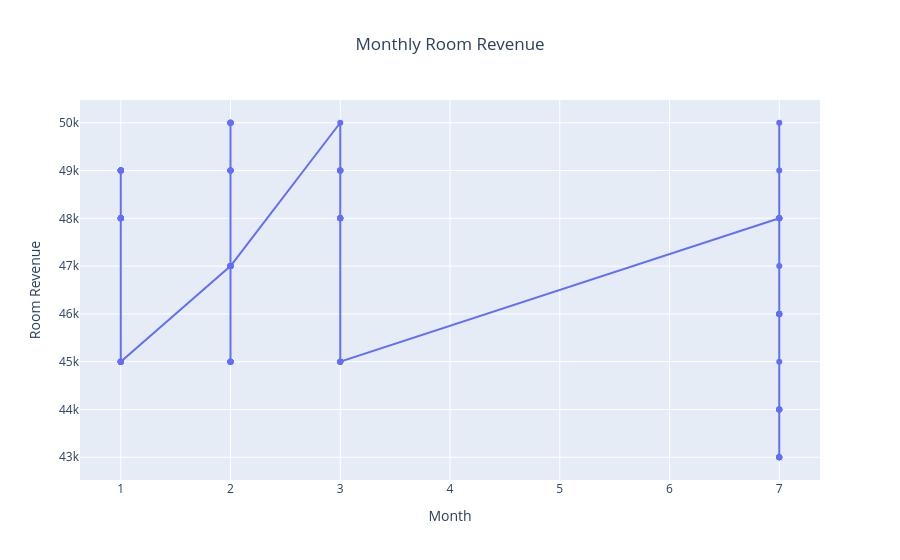

Write notebook code for a chart like this one.
### Markdown cell above
# Sales (Monthly Room Revenue)

### Code cell
fig = px.line(df,x="Month",y="Room_Revenue",markers=True,title="Monthly Room Revenue")
fig.update_layout(title_x=0.5,xaxis_title="Month",yaxis_title="Room Revenue")
fig.show()

### Figure 1 — Plotly figure (JSON) as saved in the notebook; plotly's stock layout.template omitted (floating-point values rounded to 4 significant figures)
{"data": [{"hovertemplate": "Month=%{x}<br>Room_Revenue=%{y}<extra></extra>", "legendgroup": "", "line": {"color": "#636efa", "dash": "solid"}, "marker": {"symbol": "circle"}, "mode": "lines+markers", "name": "", "orientation": "v", "showlegend": false, "type": "scatter", "x": [1, 1, 1, 1, 1, 1, 1, 1, 1, 1, 1, 1, 1, 1, 1, 1, 1, 1, 1, 1, 1, 1, 1, 1, 1, 1, 1, 1, 1, 1, 1, 2, 2, 2, 2, 2, 2, 2, 2, 2, 2, 2, 2, 2, 2, 2, 2, 2, 2, 2, 2, 2, 2, 2, 2, 2, 2, 2, 2, 2, 3, 3, 3, 3, 3, 3, 3, 3, 3, 3, 3, 3, 3, 3, 3, 3, 3, 3, 3, 7, 7, 7, 7, 7, 7, 7, 7, 7, 7, 7, 7, 7, 7, 7, 7, 7, 7, 7, 7, 7, 7, 7, 7, 7, 7, 7, 7, 7, 7], "xaxis": "x", "y": [45000, 48000, 49000, 45000, 48000, 49000, 45000, 48000, 49000, 45000, 48000, 49000, 45000, 48000, 49000, 45000, 48000, 49000, 45000, 48000, 49000, 45000, 48000, 49000, 45000, 48000, 49000, 45000, 48000, 49000, 45000, 47000, 49000, 50000, 45000, 47000, 49000, 50000, 45000, 47000, 49000, 50000, 45000, 47000, 49000, 50000, 45000, 47000, 49000, 50000, 45000, 47000, 49000, 50000, 45000, 47000, 49000, 50000, 45000, 47000, 50000, 48000, 49000, 45000, 48000, 49000, 45000, 48000, 49000, 45000, 48000, 49000, 45000, 48000, 49000, 45000, 48000, 49000, 45000, 48000, 50000, 45000, 46000, 48000, 49000, 44000, 47000, 48000, 43000, 44000, 46000, 48000, 43000, 44000, 46000, 48000, 43000, 44000, 46000, 48000, 43000, 44000, 46000, 48000, 43000, 44000, 46000, 48000, 43000], "yaxis": "y"}], "layout": {"legend": {"tracegroupgap": 0}, "title": {"text": "Monthly Room Revenue", "x": 0.5}, "xaxis": {"anchor": "y", "domain": [0, 1], "title": {"text": "Month"}}, "yaxis": {"anchor": "x", "domain": [0, 1], "title": {"text": "Room Revenue"}}}}
